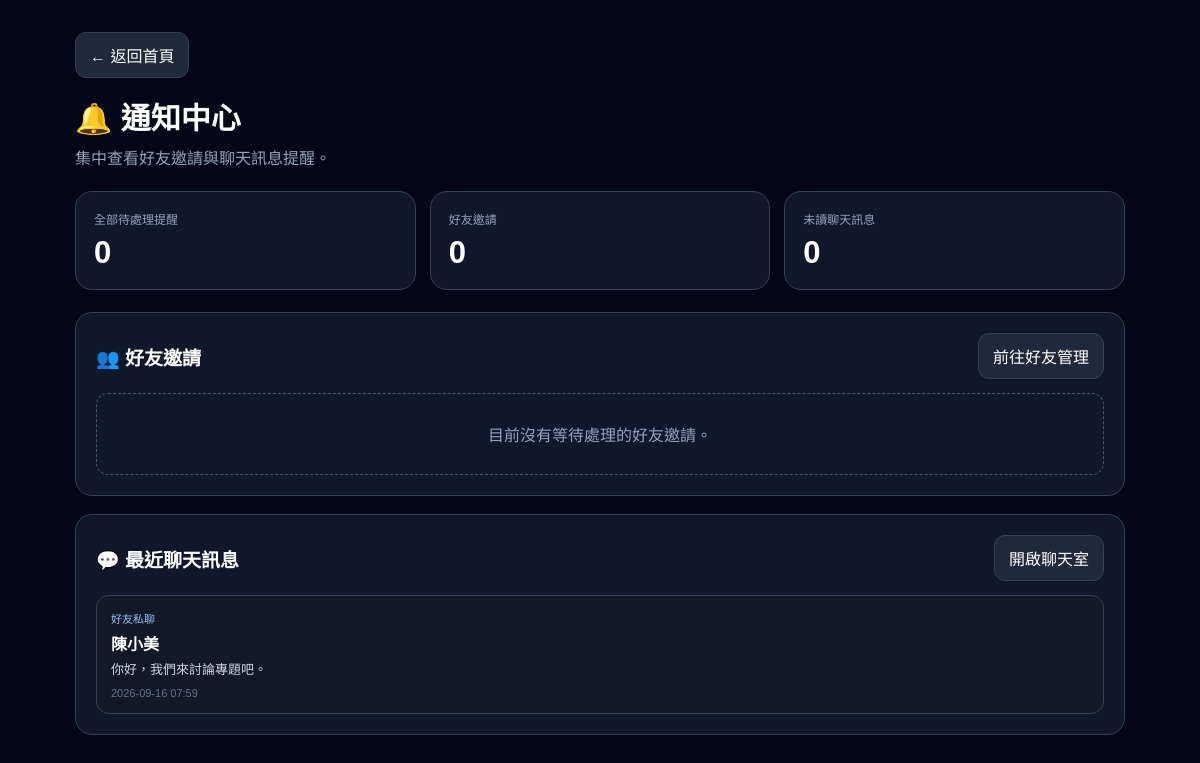
The app's page /notifications (signed in) with its own data.
### models/chat.py (models this page shows, shortened)
class ChatMessage(db.Model):
    __tablename__ = "chat_messages"
    id = db.Column(db.Integer, primary_key=True)
    room_id = db.Column(db.Integer, db.ForeignKey("chat_rooms.id"), nullable=False)
    sender_id = db.Column(db.Integer, db.ForeignKey("users.id"), nullable=False)
    message_type = db.Column(db.String(20), default="text")  # text / image / file
    content = db.Column(db.Text, nullable=True)
    file_url = db.Column(db.String(255), nullable=True)
    file_name = db.Column(db.String(255), nullable=True)
    created_at = db.Column(db.DateTime, default=datetime.utcnow)
    updated_at = db.Column(db.DateTime, default=datetime.utcnow, onupdate=datetime.utcnow)

class ChatRoom(db.Model):
    __tablename__ = "chat_rooms"
    id = db.Column(db.Integer, primary_key=True)
    name = db.Column(db.String(255), nullable=False)
    topic = db.Column(db.String(255), nullable=True)
    room_type = db.Column(db.String(20), default="group")  # private / group / club
    require_approval = db.Column(db.Boolean, default=False)
    created_by = db.Column(db.Integer, db.ForeignKey("users.id"), nullable=False)
    created_at = db.Column(db.DateTime, default=datetime.utcnow)
    messages = db.relationship("ChatMessage", backref="room", lazy=True, cascade="all, delete-orphan")
    members = db.relationship("ChatRoomMember", backref="room", lazy=True, cascade="all, delete-orphan")
    join_requests = db.relationship("ChatJoinRequest", backref="room", lazy=True, cascade="all, delete-orphan")

### models/user.py (models this page shows, shortened)
class User(db.Model):
    __tablename__ = "users"
    id = db.Column(db.Integer, primary_key=True)
    username = db.Column(db.String(50), unique=True, nullable=False)
    password_hash = db.Column(db.String(255), nullable=False)
    role = db.Column(db.String(20), default="user", nullable=False)
    full_name = db.Column(db.String(100), nullable=False)
    email = db.Column(db.String(255), unique=True, nullable=True)
    birthday = db.Column(db.String(20), nullable=True)
    student_no = db.Column(db.String(30), unique=True, nullable=True)
    department_id = db.Column(db.Integer, db.ForeignKey("departments.id"), nullable=True)
    grade_level = db.Column(db.String(20), nullable=True)
    avatar_url = db.Column(db.String(255), nullable=True)
    interests = db.Column(db.Text, nullable=True)
    bio = db.Column(db.Text, nullable=True)
    created_at = db.Column(db.DateTime, default=datetime.utcnow)
    updated_at = db.Column(db.DateTime, default=datetime.utcnow, onupdate=datetime.utcnow)
    posts = db.relationship("Post", backref="author", lazy=True, cascade="all, delete-orphan")
    notes = db.relationship("Note", backref="owner", lazy=True, cascade="all, delete-orphan")
    created_rooms = db.relationship("ChatRoom", backref="creator", lazy=True, cascade="all, delete-orphan")
    chat_messages = db.relationship("ChatMessage", backref="sender", lazy=True, cascade="all, delete-orphan")
    room_memberships = db.relationship("ChatRoomMember", backref="user", lazy=True, cascade="all, delete-orphan")
    sent_friend_requests = db.relationship(
        "Friendship",
        foreign_keys="Friendship.requester_id",
        backref="requester",
        lazy=True,
        cascade="all, delete-orphan"
    )
    received_friend_requests = db.relationship(
        "Friendship",
        foreign_keys="Friendship.addressee_id",
        backref="addressee",
        lazy=True,
        cascade="all, delete-orphan"
    )
    profile_visibility = db.Column(
        db.String(20),
        nullable=False,
        default="friends"
    )

### routes/notification_pages.py (the view)
    @app.route("/notifications")
    def notifications_page():
        current_user = (
            get_logged_in_user()
        )
        if not current_user:
            return redirect(
                url_for("index")
            )
        pending_requests = (
            Friendship.query
            .filter_by(
                addressee_id=current_user.id,
                status="pending"
            )
            .order_by(
                Friendship.created_at.desc()
            )
            .all()
        )
        room_ids = (
            get_user_chat_room_ids(
                current_user.id
            )
        )
        recent_messages = []
        if room_ids:
            recent_messages = (
                ChatMessage.query
                .filter(
                    ChatMessage.room_id.in_(room_ids),
                    ChatMessage.sender_id != current_user.id
                )
                .order_by(
                    ChatMessage.created_at.desc()
                )
                .limit(12)
                .all()
            )
        notification_summary = (
            get_notification_summary(
                current_user.id
            )
        )
        return render_template(
            "notifications.html",
            current_user=current_user,
            pending_requests=pending_requests,
            recent_messages=recent_messages,
            pending_friend_count=(
                notification_summary[
                    "pending_friend_count"
                ]
            ),
            unread_message_count=(
                notification_summary[
                    "unread_message_count"
                ]
            ),
            total_notification_count=(
                notification_summary[
                    "total_notification_count"
                ]
            )
        )

### services/notification_service.py (called while the page is built, shortened)
def get_user_chat_room_ids(user_id):
    member_room_ids = [
        row.room_id
        for row in ChatRoomMember.query
        .filter_by(user_id=user_id)
        .all()
    ]
    created_room_ids = [
        row.id
        for row in ChatRoom.query
        .filter_by(created_by=user_id)
        .all()
    ]
    return list(set(member_room_ids + created_room_ids))

def get_chat_last_seen():
    value = session.get("chat_last_seen_at")
    if not value:
        now = datetime.utcnow()
        session["chat_last_seen_at"] = now.isoformat()
        return now

def get_notification_summary(user_id):
    pending_friend_count = (
        Friendship.query
        .filter_by(
            addressee_id=user_id,
            status="pending"
        )
        .count()
    )
    room_ids = get_user_chat_room_ids(user_id)
    unread_message_count = 0
    if room_ids:
        last_seen = get_chat_last_seen()
        unread_message_count = (
            ChatMessage.query
            .filter(
                ChatMessage.room_id.in_(room_ids),
                ChatMessage.sender_id != user_id,
                ChatMessage.created_at > last_seen
            )
            .count()
        )
    return {
        "pending_friend_count": pending_friend_count,
        "unread_message_count": unread_message_count,
        "total_notification_count": (
            pending_friend_count + unread_message_count
        )
    }

### utils/auth_helpers.py (called while the page is built)
def get_logged_in_user(clear_invalid=True):
    user_id = session.get("user_id")
    if not user_id:
        return None
    current_user = db.session.get(User, user_id)
    if current_user is None and clear_invalid:
        session.clear()
    return current_user

### templates/notifications.html (shortened to what this page needs)
{% extends "base.html" %}
{% block content %}
<div class="notification-page">
    <div class="notification-container">
        <div class="notification-header">
            <div>
                <a href="/dashboard" class="back-btn">← 返回首頁</a>
                <h1 style="margin-top:16px;">🔔 通知中心</h1>
                <p>集中查看好友邀請與聊天訊息提醒。</p>
            </div>
        </div>
        <section class="summary-grid">
            <div class="summary-card">
                <div class="summary-label">全部待處理提醒</div>
                <div class="summary-value">{{ total_notification_count }}</div>
            </div>
            <div class="summary-card">
                <div class="summary-label">好友邀請</div>
                <div class="summary-value">{{ pending_friend_count }}</div>
            </div>
            <div class="summary-card">
                <div class="summary-label">未讀聊天訊息</div>
                <div class="summary-value">{{ unread_message_count }}</div>
            </div>
        </section>
        <section class="panel">
            <div class="panel-header">
                <h2>👥 好友邀請</h2>
                <a href="/friends" class="action-btn">前往好友管理</a>
            </div>
            <div class="notification-list">
                {% for friendship in pending_requests %}
                <div class="notification-item">
                    <div>
                        <div class="item-title">
                            {{ friendship.requester.full_name if friendship.requester else "使用者" }} 想加你為好友
                        </div>
                        <div class="item-text">
                            到好友管理頁即可接受或拒絕這筆邀請。
                        </div>
                        <div class="item-time">
                            {% if friendship.created_at %}
                                {{ friendship.created_at.strftime("%Y-%m-%d %H:%M") }}
                            {% endif %}
                        </div>
                    </div>
                    <a href="/friends" class="action-btn">處理邀請</a>
                </div>
                {% else %}
                <div class="empty-state">目前沒有等待處理的好友邀請。</div>
                {% endfor %}
            </div>
        </section>
        <section class="panel">
            <div class="panel-header">
                <h2>💬 最近聊天訊息</h2>
                <a href="/chat" class="action-btn">開啟聊天室</a>
            </div>
            <div class="notification-list">
                {% for message in recent_messages %}
                <div class="notification-item">
                    <div>
                        <div class="message-type">
                            {{ message.room.name if message.room else "聊天室" }}
                        </div>
                        <div class="item-title">
                            {{ message.sender.full_name if message.sender else "使用者" }}
                        </div>
                        <div class="item-text">
                            {% if message.message_type == "text" %}
                                {{ message.content or "（空白訊息）" }}
                            {% elif message.message_type == "image" %}
                                🖼️ 傳送了一張圖片
                            {% else %}
                                📎 傳送了一個檔案：{{ message.file_name or "附件" }}
                            {% endif %}
                        </div>
                        <div class="item-time">
                            {% if message.created_at %}
                                {{ message.created_at.strftime("%Y-%m-%d %H:%M") }}
                            {% endif %}
                        </div>
                    </div>
                </div>
                {% else %}
                <div class="empty-state">目前沒有最近聊天訊息。</div>
                {% endfor %}
            </div>
        </section>
    </div>
</div>
{% endblock %}

### static/css/base.css (style rules this page uses)
* { box-sizing: border-box; }
body { margin: 0; font-family: Arial, 'Microsoft JhengHei', sans-serif; background: #0f172a; color: #e2e8f0; }
a { color: inherit; text-decoration: none; }
h1, h2, h3, h4, p { margin-top: 0; }
.sidebar, .panel { padding: 18px; }

### templates/notifications.html (style rules this page uses)
.notification-page { min-height: 100vh; background: #020617; padding: 32px 18px 60px; color: white; }
.notification-container { width: min(1050px, 96%); margin: 0 auto; }
.notification-header { display: flex; align-items: center; justify-content: space-between; gap: 16px; flex-wrap: wrap; margin-bottom: 22px; }
.notification-header h1 { margin: 0; font-size: 30px; }
.notification-header p { color: #94a3b8; margin: 7px 0 0; }
.back-btn, .action-btn { display: inline-flex; align-items: center; gap: 7px; padding: 10px 14px; border-radius: 11px; text-decoration: none; color: white; border: 1px solid #334155; background: #1e293b; }
.summary-grid { display: grid; grid-template-columns: repeat(3, minmax(0, 1fr)); gap: 14px; margin-bottom: 22px; }
.summary-card, .panel { background: #0f172a; border: 1px solid #334155; border-radius: 17px; }
.summary-card { padding: 18px; }
.summary-label { color: #94a3b8; font-size: 12px; }
.summary-value { font-size: 31px; font-weight: 800; margin-top: 8px; }
.panel { padding: 20px; margin-bottom: 18px; }
.panel-header { display: flex; align-items: center; justify-content: space-between; gap: 12px; margin-bottom: 14px; }
.panel-header h2 { margin: 0; font-size: 19px; }
.notification-list { display: grid; gap: 10px; }
.notification-item { background: #111827; border: 1px solid #334155; border-radius: 13px; padding: 14px; display: flex; justify-content: space-between; gap: 15px; align-items: center; }
.item-title { font-weight: 700; margin-bottom: 5px; }
.item-text { color: #cbd5e1; font-size: 13px; line-height: 1.55; }
.item-time { color: #64748b; font-size: 11px; margin-top: 7px; }
.empty-state { color: #94a3b8; text-align: center; padding: 28px 12px; border: 1px dashed #475569; border-radius: 12px; }
.message-type { color: #93c5fd; font-size: 11px; margin-bottom: 5px; }

### records on screen
ChatMessage: room "好友私聊", sender "陳小美", content "你好，我們來討論專題吧。", created_at "2026-09-16 07:59"

### other values on screen
{{ total_notification_count }} "0"
{{ pending_friend_count }} "0"
{{ unread_message_count }} "0"
